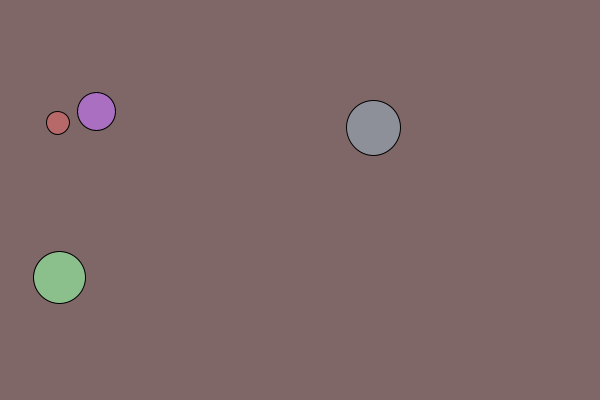
Frame 1 (no input)
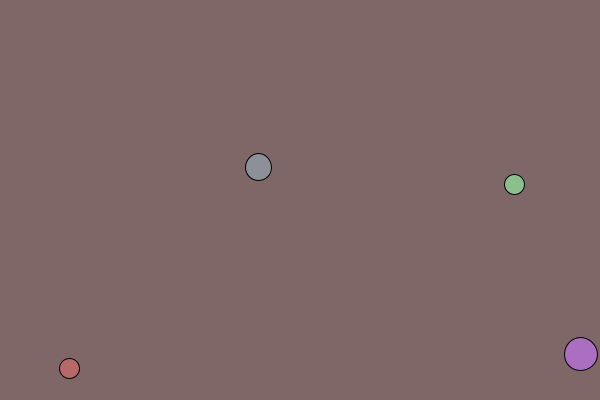
Frame 60 (the mouse pressed at the canvas centre just before this capture)
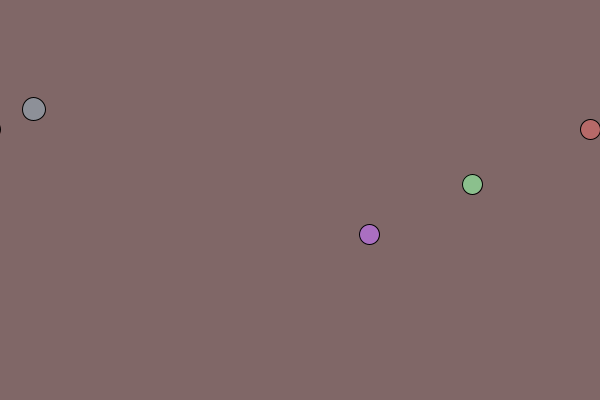
Frame 120 (the mouse held since frame 60 and released just before this capture)

The Processing sketch that drew these frames (run headless with seeded random() and noise(); from frame 60 on, the mouse is pressed at the canvas centre):

// Processing sketch: balls04
// ── balls04.pde
Ball [] Flies;

void setup() {
   size(600, 400);
   int numFlies = 4;
   Flies = new Ball[numFlies];
   for (int i=0; i<numFlies; i++) {
      Flies[i] = new Ball();
   }
}

void draw() {
   background(128, 103, 103);
   for (int i=0; i<Flies.length; i++) {
      Flies[i].render();
      Flies[i].move();
   }
}

class Ball {
   float cx, cy;
   float vx, vy;
   float radius;
   float cr, cg, cb, ca;
  
   Ball( float acx, float acy, float avx, float avy,
   float aradius, float ar, float ag, float ab, float aa) {
      cx = acx;  cy = acy;
      vx = avx;  vy = avy;
      radius = aradius;
      cr = ar; cg = ag; cb = ab; ca = aa;
   }
   
   
   Ball() {
      cx = random(50, width-50);
      cy = random(50, height-50);
      vx = random(-3, 3);
      vx = random(-3, 3);
      radius = random(10, 30);
      cr = random(100, 255);  
      cg = random(100, 255);
      cb = random(100, 255);
      ca = random(100, 255);
   }
  
   void render() {
      fill(cr, cg, cb, ca);
      ellipse(cx, cy, 2*radius, 2*radius);
      if (cx < radius) ellipse(cx+width, cy, 2*radius, 2*radius);
      if (width-cx < radius) ellipse(cx-width, cy, 2*radius, 2*radius);
      if (cy < radius) ellipse(cx, cy+height, 2*radius, 2*radius);
      if (height-cy < radius) ellipse(cx, cy-height, 2*radius, 2*radius);
   }
  
   void move() {
      float noiseScale = 0.02;
      radius += lerp(-1, 1, noise(cx*noiseScale));
      radius = constrain(radius, 10, 100);
      vx += lerp(-0.25, 0.25, noise(noiseScale*cx, noiseScale*cy));
      vy += lerp(-0.25, 0.25, noise(noiseScale*cy, noiseScale*cx));
      vx = constrain(vx, -4, 4);
      vy = constrain(vy, -4, 4);
      cx += vx;
      cy += vy;
      if (cx >= width) cx -= width;
      if (cx < 0) cx += width;
      if (cy >= height) cy = height;
      if (cy < 0) cy += height;
   }
}
